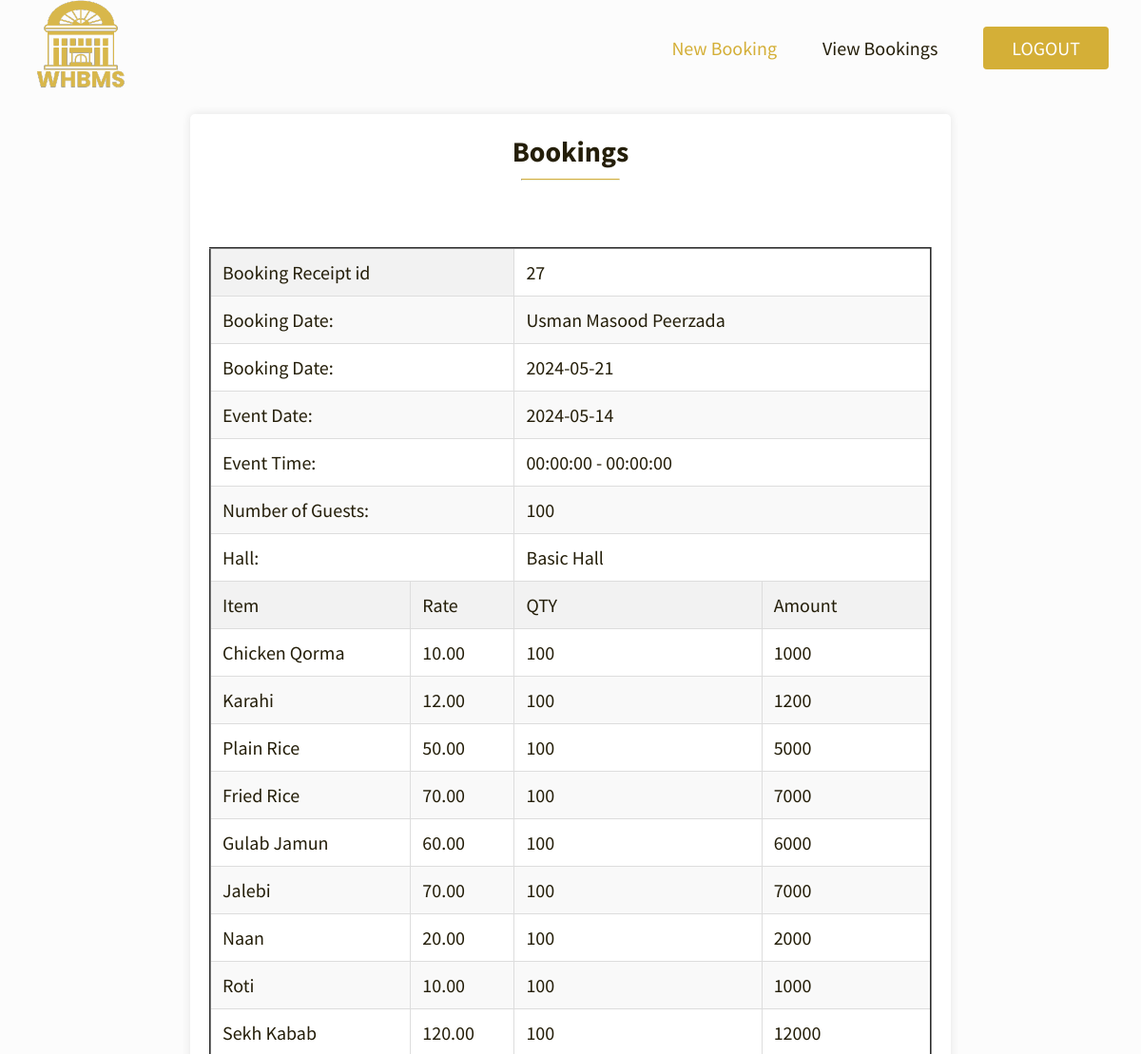
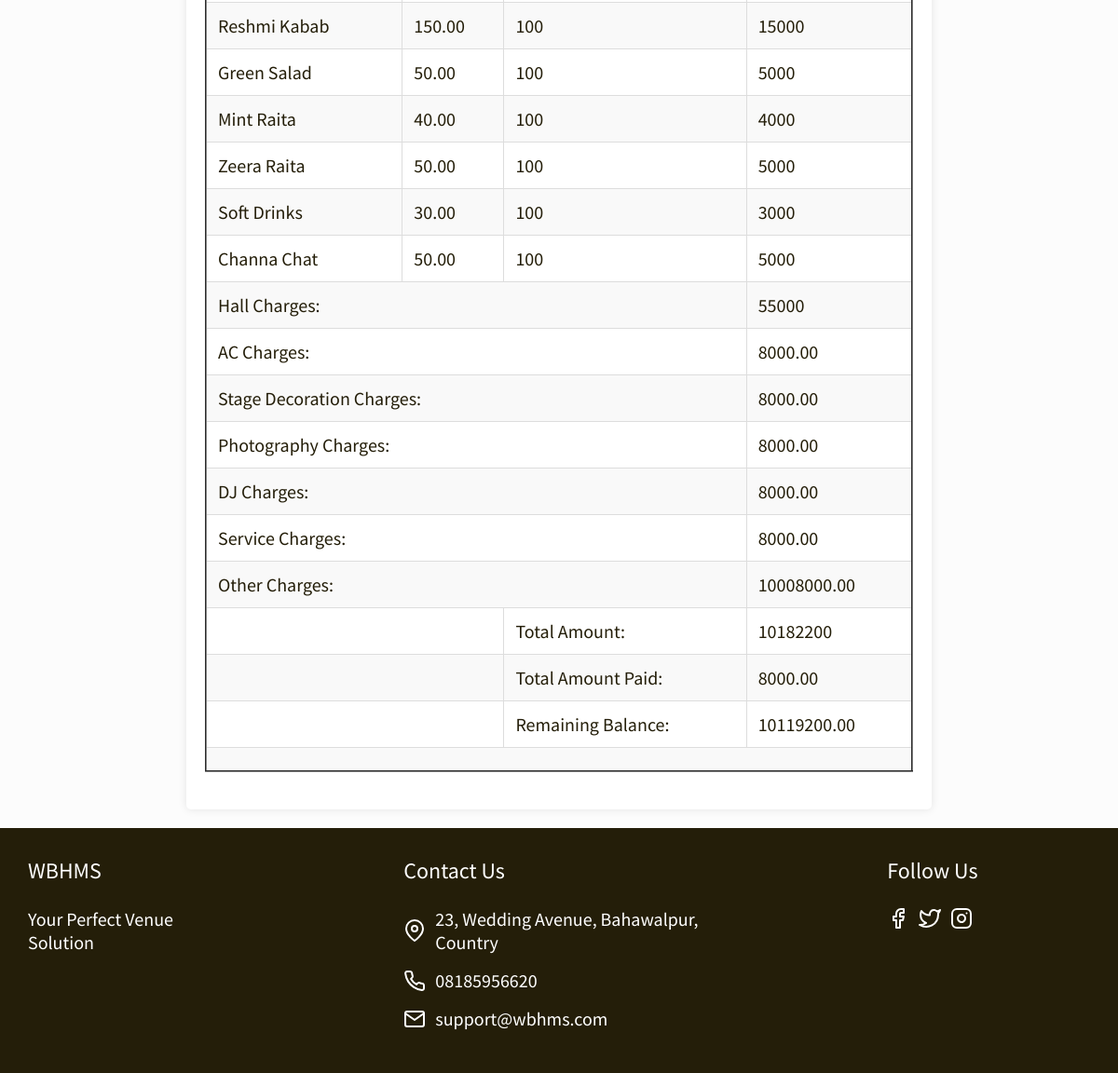
The app's page /booking_details.php?booking_id=27 (signed in) with its own data (2 pictures, top to bottom).
### tables this page shows
CREATE TABLE `bookings` (
  `id` int(11) NOT NULL,
  `booking_date` date DEFAULT NULL,
  `event_date` date DEFAULT NULL,
  `event_start_time` time DEFAULT NULL,
  `event_end_time` time DEFAULT NULL,
  `event_purpose` text DEFAULT NULL,
  `customer_name` varchar(255) DEFAULT NULL,
  `mobile_number` varchar(20) DEFAULT NULL,
  `cnic` varchar(20) DEFAULT NULL,
  `address` text DEFAULT NULL,
  `hall_selection` varchar(255) DEFAULT NULL,
  `mains` text DEFAULT NULL,
  `rice` text DEFAULT NULL,
  `barbq` text DEFAULT NULL,
  `sweet_dishes` text DEFAULT NULL,
  `salad` text DEFAULT NULL,
  `naan_roti` text DEFAULT NULL,
  `raita` text DEFAULT NULL,
  `drinks` text DEFAULT NULL,
  `extras` text DEFAULT NULL,
  `ac_charges` decimal(10,2) DEFAULT NULL,
  `stage_decoration` decimal(10,2) DEFAULT NULL,
  `no_of_guests` int(11) DEFAULT NULL,
  `dj` decimal(10,2) DEFAULT NULL,
  `photography` decimal(10,2) DEFAULT NULL,
  `service_charges` decimal(10,2) DEFAULT NULL,
  `other_charges` decimal(10,2) DEFAULT NULL,
  `total_amount` decimal(10,2) DEFAULT NULL,
  `paid_amount` decimal(10,2) DEFAULT NULL,
  `remaining_balance` decimal(10,2) DEFAULT NULL
);

CREATE TABLE `mains` (
  `id` int(11) NOT NULL,
  `dish_name` varchar(255) NOT NULL,
  `price` decimal(10,2) NOT NULL
);

CREATE TABLE `rice` (
  `id` int(11) NOT NULL,
  `dish_name` varchar(255) NOT NULL,
  `price` decimal(10,2) NOT NULL
);

CREATE TABLE `sweetdishes` (
  `id` int(11) NOT NULL,
  `dish_name` varchar(255) NOT NULL,
  `price` decimal(10,2) NOT NULL
);

CREATE TABLE `naanroti` (
  `id` int(11) NOT NULL,
  `dish_name` varchar(255) NOT NULL,
  `price` decimal(10,2) NOT NULL
);

CREATE TABLE `barbq` (
  `id` int(11) NOT NULL,
  `dish_name` varchar(255) NOT NULL,
  `price` decimal(10,2) NOT NULL
);

CREATE TABLE `salad` (
  `id` int(11) NOT NULL,
  `dish_name` varchar(255) NOT NULL,
  `price` decimal(10,2) NOT NULL
);

CREATE TABLE `raita` (
  `id` int(11) NOT NULL,
  `dish_name` varchar(255) NOT NULL,
  `price` decimal(10,2) NOT NULL
);

CREATE TABLE `drinks` (
  `id` int(11) NOT NULL,
  `drink_name` varchar(255) NOT NULL,
  `price` decimal(10,2) NOT NULL
);

CREATE TABLE `extras` (
  `id` int(11) NOT NULL,
  `extra_name` varchar(255) NOT NULL,
  `price` decimal(10,2) NOT NULL
);

CREATE TABLE `halls` (
  `hall_name` varchar(50) DEFAULT NULL,
  `capacity` int(11) NOT NULL,
  `price` int(11) DEFAULT NULL
);

### booking_details.php (the view, shortened to what this page needs)
<!DOCTYPE html>
<html lang="en">
<head>
	<link rel="stylesheet" href="./assets/css/global-header.css">
	<link rel="stylesheet" href="./assets/css/global-footer.css">
	<link rel="stylesheet" href="./assets/css/rooms-and-suites.css">
</head>
<body>
    <header>
        <div class="header-container">
            <nav class="header-nav-bar">
                <div class="header-nav-logo">
					<a href="index.html">
						<img src="./assets/img/whbms.png"
							alt="whbmslogo">
					</a>
				</div>
                <ul class="header-nav-lists">
                    <li class="header-nav-list">
                        <a class="header-nav-link header-active" href="booking.php">New Booking</a>
                    </li>
                    <li class="header-nav-list"><a class="header-nav-link "
                            href="view_bookings.php">View Bookings</a></li>
                    <li class="header-nav-list"><a class="header-btn header-btn-custom" href="index.php">LOGOUT</a></li>
                </ul>
            </nav>
    </header>
    <main>
        <div class="container">
            <div class="page-header-container">
                <h2 class="page-header">Bookings</h2>
                <hr />
            </div>
            <?php
include 'config.php';
$total_food_amount = 0;
if (isset($_GET['booking_id'])) {
    $booking_id = $_GET['booking_id'];
    $booking_query = "SELECT b.*, h.price AS hall_charges
    FROM bookings b
    JOIN halls h ON b.hall_selection = h.hall_name
    WHERE b.id = $booking_id";
    $booking_result = $conn->query($booking_query);
    if ($booking_result->num_rows > 0) {
        $booking_row = $booking_result->fetch_assoc();
        echo "<table border='2'>";
        echo "<tr><th colspan='2'>Booking Receipt id</th><td colspan='2'>{$booking_id}</td></tr>";
        echo "<tr><td colspan='2'>Booking Date:</td><td colspan='2'>{$booking_row['customer_name']}</td></tr>";
        echo "<tr><td colspan='2'>Booking Date:</td><td colspan='2'>{$booking_row['booking_date']}</td></tr>";
        echo "<tr><td colspan='2'>Event Date:</td><td colspan='2'>{$booking_row['event_date']}</td></tr>";
        echo "<tr><td colspan='2'>Event Time:</td><td colspan='2'>{$booking_row['event_start_time']} - {$booking_row['event_end_time']}</td></tr>";
        echo "<tr><td colspan='2'>Number of Guests:</td><td colspan='2'>{$booking_row['no_of_guests']}</td></tr>";
        echo "<tr><td colspan='2'>Hall:</td><td colspan='2'>{$booking_row['hall_selection']}</td></tr>";
        $selected_mains = explode(", ", $booking_row['mains']);
        echo "<tr><th>Item</th><th>Rate</th><th>QTY</th><th>Amount</th></tr>";
        foreach ($selected_mains as $item) {
            $dish_query = "SELECT * FROM mains WHERE dish_name = '$item'";
            $dish_result = $conn->query($dish_query);
            if ($dish_result->num_rows > 0) {
                $row = $dish_result->fetch_assoc();
                $dish_name = $row['dish_name'];
                $dish_price = $row['price'];
                $no_of_guests = $booking_row['no_of_guests'];
                $total_charges = $dish_price * $no_of_guests;
                echo "<tr><td>$dish_name</td><td>$dish_price</td><td>$no_of_guests</td><td>$total_charges</td></tr>";
                $total_food_amount += $total_charges;
            }
        }
        $selected_rice = explode(", ", $booking_row['rice']);
         foreach ($selected_rice as $item) {
            $dish_query = "SELECT * FROM rice WHERE dish_name = '$item'";
            $dish_result = $conn->query($dish_query);
            if ($dish_result->num_rows > 0) {
                $row = $dish_result->fetch_assoc();
                $dish_name = $row['dish_name'];
                $dish_price = $row['price'];
                $no_of_guests = $booking_row['no_of_guests'];
                $total_charges = $dish_price * $no_of_guests;
                echo "<tr><td>$dish_name</td><td>$dish_price</td><td>$no_of_guests</td><td>$total_charges</td></tr>";
                $total_food_amount += $total_charges;
            }
        }
        $selected_sweets = explode(", ", $booking_row['sweet_dishes']);
         foreach ($selected_sweets as $item) {
            $dish_query = "SELECT * FROM sweetdishes WHERE dish_name = '$item'";
            $dish_result = $conn->query($dish_query);
            if ($dish_result->num_rows > 0) {
                $row = $dish_result->fetch_assoc();
                $dish_name = $row['dish_name'];
                $dish_price = $row['price'];
                $no_of_guests = $booking_row['no_of_guests'];
                $total_charges = $dish_price * $no_of_guests;
                echo "<tr><td>$dish_name</td><td>$dish_price</td><td>$no_of_guests</td><td>$total_charges</td></tr>";
                $total_food_amount += $total_charges;
            }
        }
        $selected_naan_roti = explode(", ", $booking_row['naan_roti']);
        foreach ($selected_naan_roti as $item) {
            $dish_query = "SELECT * FROM naanroti WHERE dish_name = '$item'";
            $dish_result = $conn->query($dish_query);
            if ($dish_result->num_rows > 0) {
                $row = $dish_result->fetch_assoc();
                $dish_name = $row['dish_name'];
                $dish_price = $row['price'];
                $no_of_guests = $booking_row['no_of_guests'];
                $total_charges = $dish_price * $no_of_guests;
                echo "<tr><td>$dish_name</td><td>$dish_price</td><td>$no_of_guests</td><td>$total_charges</td></tr>";
                $total_food_amount += $total_charges;
            }
        }
        $selected_barbq = explode(", ", $booking_row['barbq']);
        foreach ($selected_barbq as $item) {
            $dish_query = "SELECT * FROM barbq WHERE dish_name = '$item'";
            $dish_result = $conn->query($dish_query);
            if ($dish_result->num_rows > 0) {
                $row = $dish_result->fetch_assoc();
                $dish_name = $row['dish_name'];
                $dish_price = $row['price'];
                $no_of_guests = $booking_row['no_of_guests'];
                $total_charges = $dish_price * $no_of_guests;
                echo "<tr><td>$dish_name</td><td>$dish_price</td><td>$no_of_guests</td><td>$total_charges</td></tr>";
                $total_food_amount += $total_charges;
            }
        }
        $selected_salad = explode(", ", $booking_row['salad']);
        foreach ($selected_salad as $item) {
            $dish_query = "SELECT * FROM salad WHERE dish_name = '$item'";
            $dish_result = $conn->query($dish_query);
            if ($dish_result->num_rows > 0) {
                $row = $dish_result->fetch_assoc();
                $dish_name = $row['dish_name'];
                $dish_price = $row['price'];
                $no_of_guests = $booking_row['no_of_guests'];
                $total_charges = $dish_price * $no_of_guests;
                echo "<tr><td>$dish_name</td><td>$dish_price</td><td>$no_of_guests</td><td>$total_charges</td></tr>";
                $total_food_amount += $total_charges;
            }
        }
        $selected_raita = explode(", ", $booking_row['raita']);
        foreach ($selected_raita as $item) {
            $dish_query = "SELECT * FROM raita WHERE dish_name = '$item'";
            $dish_result = $conn->query($dish_query);
            if ($dish_result->num_rows > 0) {
                $row = $dish_result->fetch_assoc();
                $dish_name = $row['dish_name'];
                $dish_price = $row['price'];
                $no_of_guests = $booking_row['no_of_guests'];
                $total_charges = $dish_price * $no_of_guests;
                echo "<tr><td>$dish_name</td><td>$dish_price</td><td>$no_of_guests</td><td>$total_charges</td></tr>";
                $total_food_amount += $total_charges;
            }
        }
        $selected_drinks = explode(", ", $booking_row['drinks']);
        foreach ($selected_drinks as $item) {
            $dish_query = "SELECT * FROM drinks WHERE drink_name = '$item'";
            $dish_result = $conn->query($dish_query);
            if ($dish_result->num_rows > 0) {
                $row = $dish_result->fetch_assoc();
                $dish_name = $row['drink_name'];
                $dish_price = $row['price'];
                $no_of_guests = $booking_row['no_of_guests'];
                $total_charges = $dish_price * $no_of_guests;
                echo "<tr><td>$dish_name</td><td>$dish_price</td><td>$no_of_guests</td><td>$total_charges</td></tr>";
                $total_food_amount += $total_charges;
            }
        }
        $selected_extras = explode(", ", $booking_row['extras']);
        foreach ($selected_extras as $item) {
            $dish_query = "SELECT * FROM extras WHERE extra_name = '$item'";
            $dish_result = $conn->query($dish_query);
            if ($dish_result->num_rows > 0) {
                $row = $dish_result->fetch_assoc();
                $dish_name = $row['extra_name'];
                $dish_price = $row['price'];
                $no_of_guests = $booking_row['no_of_guests'];
                $total_charges = $dish_price * $no_of_guests;
                echo "<tr><td>$dish_name</td><td>$dish_price</td><td>$no_of_guests</td><td>$total_charges</td></tr>";
                $total_food_amount += $total_charges;
            }
        }
        echo "<tr><td colspan='3'>Hall Charges:</td><td>{$booking_row['hall_charges']}</td></tr>";
        echo "<tr><td colspan='3'>AC Charges:</td><td>{$booking_row['ac_charges']}</td></tr>";
        echo "<tr><td  colspan='3'>Stage Decoration Charges:</td><td>{$booking_row['stage_decoration']}</td></tr>";
        echo "<tr><td  colspan='3'>Photography Charges:</td><td>{$booking_row['photography']}</td></tr>";
        echo "<tr><td  colspan='3'>DJ Charges:</td><td>{$booking_row['dj']}</td></tr>";
        echo "<tr><td  colspan='3'>Service Charges:</td><td>{$booking_row['service_charges']}</td></tr>";
        echo "<tr><td  colspan='3'>Other Charges:</td><td>{$booking_row['other_charges']}</td></tr>";
        $total_amount = $total_food_amount + $booking_row['ac_charges'] + $booking_row['stage_decoration'] + $booking_row['photography'] + $booking_row['dj'] + $booking_row['service_charges'] + $booking_row['other_charges'] + $booking_row['hall_charges'];
        echo "<tr><td colspan='2'></td><td>Total Amount:</td><td>$total_amount</td></tr>";
        echo "<tr><td colspan='2'></td><td>Total Amount Paid:</td><td>{$booking_row['paid_amount']}</td></tr>";
        echo "<tr><td colspan='2'></td><td>Remaining Balance:</td><td>{$booking_row['remaining_balance']}</td></tr>";
        echo "<tr><td colspan='4'></td></tr>";
        echo "</table>";
    } else {
        echo "Booking not found.";
    }
} else {
    echo "Booking ID not provided.";
}
?>
        </div>
    </main>
    <footer class="footer">
		<div class="footer-container">
			<nav class="footer-nav">
				<div class="footer-description">
					<h3 class="footer-description-title">WBHMS</h3>
					<p>Your Perfect Venue Solution</p>
				</div>
				<div class="footer-contact-us">
					<h3 class="footer-description-title">Contact Us</h3>
					<p class="footer-description-detail">
						<img src="./assets/img/map-pin.svg" class="footer-description-icon" alt="star hotel location">
						<span>23, Wedding Avenue, Bahawalpur, Country</span>
					<p class="footer-description-detail">
						<img src="./assets/img/phone.svg" class="footer-description-icon" alt="star hotels phone number">
						<span>
					 08185956620</span></p>
					<p class="footer-description-detail">
						<img src="./assets/img/mail.svg" class="footer-description-icon" alt="star hotels email">
						<span>support@wbhms.com</span> </p>
				</div>
				<div class="footer-follow-us">
					<h3 class="footer-description-title">Follow Us</h3>
					<ul class="footer-follow-us-lists">
						<li class="follow-us-list">
							<a href="">
								<img src="./assets/img/facebook.svg" alt="star hotels facebook page">
							</a>
						</li>
						<li class="follow-us-list">
							<a href="">
								<img src="./assets/img/twitter.svg" alt="star hotels twitter page">
							</a>
						</li>
						<li class="follow-us-list">
							<a href="">
								<img src="./assets/img/instagram.svg" alt="star hotels instagram page">
							</a>
						</li>
					</ul>
				</div>
			</nav>
		</div>
	</footer>
</body>
</html>

### records on screen
bookings: customer_name "Usman Masood Peerzada", booking_date "2024-05-21", event_date "2024-05-14", event_start_time "00:00:00", event_end_time "00:00:00", no_of_guests "100", hall_selection "Basic Hall", halls.price "55000", ac_charges "8000.00", stage_decoration "8000.00", photography "8000.00", dj "8000.00", service_charges "8000.00", other_charges "10008000.00", total_amount "10182200", paid_amount "8000.00", remaining_balance "10119200.00"
mains: dish_name "Chicken Qorma", price "10.00", price.no_of_guests "1000"
mains: dish_name "Karahi", price "12.00", price.no_of_guests "1200"
rice: dish_name "Plain Rice", price "50.00", price.no_of_guests "5000"
rice: dish_name "Fried Rice", price "70.00", price.no_of_guests "7000"
sweetdishes: dish_name "Gulab Jamun", price "60.00", price.no_of_guests "6000"
sweetdishes: dish_name "Jalebi", price "70.00", price.no_of_guests "7000"
naanroti: dish_name "Naan", price "20.00", price.no_of_guests "2000"
naanroti: dish_name "Roti", price "10.00", price.no_of_guests "1000"
barbq: dish_name "Sekh Kabab", price "120.00", price.no_of_guests "12000"
barbq: dish_name "Reshmi Kabab", price "150.00", price.no_of_guests "15000"
salad: dish_name "Green Salad", price "50.00", price.no_of_guests "5000"
raita: dish_name "Mint Raita", price "40.00", price.no_of_guests "4000"
raita: dish_name "Zeera Raita", price "50.00", price.no_of_guests "5000"
drinks: drink_name "Soft Drinks", price "30.00", price.no_of_guests "3000"
extras: extra_name "Channa Chat", price "50.00", price.no_of_guests "5000"

### other values on screen
$booking_id "27"
